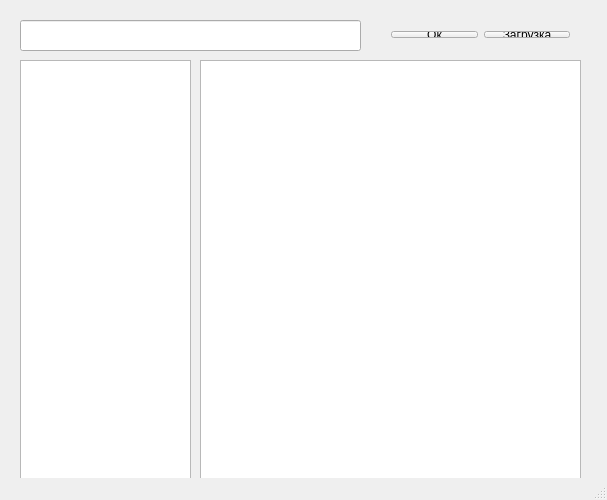
<?xml version="1.0" encoding="UTF-8"?>
<ui version="4.0">
 <class>MainWindow</class>
 <widget class="QMainWindow" name="MainWindow">
  <property name="geometry">
   <rect>
    <x>0</x>
    <y>0</y>
    <width>607</width>
    <height>500</height>
   </rect>
  </property>
  <property name="minimumSize">
   <size>
    <width>600</width>
    <height>500</height>
   </size>
  </property>
  <property name="windowTitle">
   <string>MainWindow</string>
  </property>
  <widget class="QWidget" name="centralWidget">
   <widget class="QTextBrowser" name="chose">
    <property name="geometry">
     <rect>
      <x>20</x>
      <y>60</y>
      <width>171</width>
      <height>421</height>
     </rect>
    </property>
   </widget>
   <widget class="QLineEdit" name="input">
    <property name="geometry">
     <rect>
      <x>20</x>
      <y>20</y>
      <width>341</width>
      <height>31</height>
     </rect>
    </property>
   </widget>
   <widget class="QTextBrowser" name="translation">
    <property name="geometry">
     <rect>
      <x>200</x>
      <y>60</y>
      <width>381</width>
      <height>421</height>
     </rect>
    </property>
   </widget>
   <widget class="QWidget" name="layoutWidget">
    <property name="geometry">
     <rect>
      <x>380</x>
      <y>20</y>
      <width>201</width>
      <height>29</height>
     </rect>
    </property>
    <layout class="QHBoxLayout" name="buttons">
     <item>
      <widget class="QPushButton" name="okey">
       <property name="text">
        <string>Ок</string>
       </property>
      </widget>
     </item>
     <item>
      <widget class="QPushButton" name="load">
       <property name="text">
        <string>Загрузка</string>
       </property>
      </widget>
     </item>
    </layout>
   </widget>
  </widget>
  <widget class="QStatusBar" name="statusBar"/>
 </widget>
 <layoutdefault spacing="6" margin="11"/>
 <resources/>
 <connections/>
</ui>
